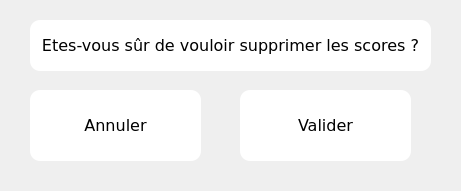
<?xml version="1.0" encoding="UTF-8"?>
<ui version="4.0">
 <class>confirmation</class>
 <widget class="QWidget" name="confirmation">
  <property name="geometry">
   <rect>
    <x>0</x>
    <y>0</y>
    <width>461</width>
    <height>191</height>
   </rect>
  </property>
  <property name="focusPolicy">
   <enum>Qt::NoFocus</enum>
  </property>
  <property name="windowTitle">
   <string>Form</string>
  </property>
  <widget class="QPushButton" name="btOk">
   <property name="geometry">
    <rect>
     <x>240</x>
     <y>90</y>
     <width>171</width>
     <height>71</height>
    </rect>
   </property>
   <property name="font">
    <font>
     <family>Verdana</family>
     <pointsize>12</pointsize>
    </font>
   </property>
   <property name="focusPolicy">
    <enum>Qt::TabFocus</enum>
   </property>
   <property name="styleSheet">
    <string notr="true">:focus {background-color:#CECECE;border-radius:10px;outline:none;font :bold;}
:!focus{background-color: rgb(255, 255, 255);border-radius:10px}</string>
   </property>
   <property name="text">
    <string>Valider</string>
   </property>
   <property name="autoDefault">
    <bool>true</bool>
   </property>
  </widget>
  <widget class="QPushButton" name="btAnnuler">
   <property name="geometry">
    <rect>
     <x>30</x>
     <y>90</y>
     <width>171</width>
     <height>71</height>
    </rect>
   </property>
   <property name="font">
    <font>
     <family>Verdana</family>
     <pointsize>12</pointsize>
    </font>
   </property>
   <property name="focusPolicy">
    <enum>Qt::TabFocus</enum>
   </property>
   <property name="styleSheet">
    <string notr="true">:focus {background-color:#CECECE;border-radius:10px;outline:none;font :bold;}
:!focus{background-color: rgb(255, 255, 255);border-radius:10px;}
</string>
   </property>
   <property name="text">
    <string>Annuler</string>
   </property>
   <property name="autoDefault">
    <bool>true</bool>
   </property>
  </widget>
  <widget class="QLabel" name="label">
   <property name="geometry">
    <rect>
     <x>30</x>
     <y>20</y>
     <width>401</width>
     <height>51</height>
    </rect>
   </property>
   <property name="font">
    <font>
     <family>Verdana</family>
     <pointsize>12</pointsize>
    </font>
   </property>
   <property name="styleSheet">
    <string notr="true">background-color: white;
border-radius: 10px;</string>
   </property>
   <property name="text">
    <string>Etes-vous sûr de vouloir supprimer les scores ?</string>
   </property>
   <property name="alignment">
    <set>Qt::AlignCenter</set>
   </property>
  </widget>
 </widget>
 <resources/>
 <connections/>
</ui>
